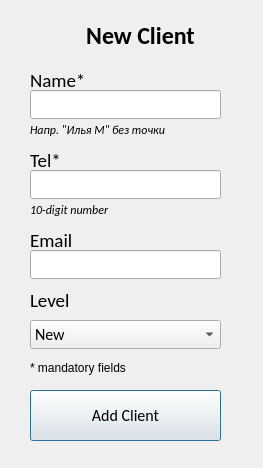
<?xml version="1.0" encoding="UTF-8"?>
<ui version="4.0">
 <class>Dialog</class>
 <widget class="QDialog" name="Dialog">
  <property name="geometry">
   <rect>
    <x>0</x>
    <y>0</y>
    <width>263</width>
    <height>468</height>
   </rect>
  </property>
  <property name="windowTitle">
   <string>Add a Client</string>
  </property>
  <widget class="QLabel" name="label1">
   <property name="geometry">
    <rect>
     <x>10</x>
     <y>20</y>
     <width>261</width>
     <height>31</height>
    </rect>
   </property>
   <property name="font">
    <font>
     <family>Calibri</family>
     <pointsize>18</pointsize>
     <weight>75</weight>
     <bold>true</bold>
     <underline>false</underline>
    </font>
   </property>
   <property name="text">
    <string>New Client</string>
   </property>
   <property name="alignment">
    <set>Qt::AlignCenter</set>
   </property>
  </widget>
  <widget class="QPushButton" name="button1">
   <property name="geometry">
    <rect>
     <x>30</x>
     <y>390</y>
     <width>191</width>
     <height>51</height>
    </rect>
   </property>
   <property name="font">
    <font>
     <family>Calibri</family>
     <pointsize>12</pointsize>
     <weight>50</weight>
     <bold>false</bold>
    </font>
   </property>
   <property name="text">
    <string>Add Client</string>
   </property>
  </widget>
  <widget class="QLineEdit" name="line_edit1">
   <property name="geometry">
    <rect>
     <x>30</x>
     <y>90</y>
     <width>191</width>
     <height>29</height>
    </rect>
   </property>
   <property name="font">
    <font>
     <family>Calibri</family>
     <pointsize>12</pointsize>
    </font>
   </property>
   <property name="text">
    <string extracomment="Напр. &quot;Саша П&quot;"/>
   </property>
  </widget>
  <widget class="QLineEdit" name="line_edit2">
   <property name="geometry">
    <rect>
     <x>30</x>
     <y>170</y>
     <width>191</width>
     <height>29</height>
    </rect>
   </property>
   <property name="font">
    <font>
     <family>Calibri</family>
     <pointsize>12</pointsize>
    </font>
   </property>
  </widget>
  <widget class="QLineEdit" name="line_edit3">
   <property name="geometry">
    <rect>
     <x>30</x>
     <y>250</y>
     <width>191</width>
     <height>29</height>
    </rect>
   </property>
   <property name="font">
    <font>
     <family>Calibri</family>
     <pointsize>12</pointsize>
    </font>
   </property>
  </widget>
  <widget class="QComboBox" name="combo_box1">
   <property name="geometry">
    <rect>
     <x>30</x>
     <y>320</y>
     <width>191</width>
     <height>29</height>
    </rect>
   </property>
   <property name="font">
    <font>
     <family>Calibri</family>
     <pointsize>12</pointsize>
    </font>
   </property>
   <property name="currentText">
    <string>New</string>
   </property>
   <item>
    <property name="text">
     <string>New</string>
    </property>
   </item>
   <item>
    <property name="text">
     <string>Regular</string>
    </property>
   </item>
   <item>
    <property name="text">
     <string>Premium</string>
    </property>
   </item>
   <item>
    <property name="text">
     <string>VIP</string>
    </property>
   </item>
  </widget>
  <widget class="QLabel" name="label2">
   <property name="geometry">
    <rect>
     <x>30</x>
     <y>70</y>
     <width>201</width>
     <height>20</height>
    </rect>
   </property>
   <property name="font">
    <font>
     <family>Calibri</family>
     <pointsize>14</pointsize>
    </font>
   </property>
   <property name="text">
    <string>Name*</string>
   </property>
  </widget>
  <widget class="QLabel" name="label2_2">
   <property name="geometry">
    <rect>
     <x>30</x>
     <y>150</y>
     <width>251</width>
     <height>20</height>
    </rect>
   </property>
   <property name="font">
    <font>
     <family>Calibri</family>
     <pointsize>14</pointsize>
    </font>
   </property>
   <property name="text">
    <string>Tel*</string>
   </property>
  </widget>
  <widget class="QLabel" name="label2_3">
   <property name="geometry">
    <rect>
     <x>30</x>
     <y>230</y>
     <width>221</width>
     <height>20</height>
    </rect>
   </property>
   <property name="font">
    <font>
     <family>Calibri</family>
     <pointsize>14</pointsize>
    </font>
   </property>
   <property name="text">
    <string>Email </string>
   </property>
  </widget>
  <widget class="QLabel" name="label2_4">
   <property name="geometry">
    <rect>
     <x>30</x>
     <y>290</y>
     <width>111</width>
     <height>20</height>
    </rect>
   </property>
   <property name="font">
    <font>
     <family>Calibri</family>
     <pointsize>14</pointsize>
    </font>
   </property>
   <property name="text">
    <string>Level</string>
   </property>
  </widget>
  <widget class="QLabel" name="label">
   <property name="geometry">
    <rect>
     <x>30</x>
     <y>360</y>
     <width>211</width>
     <height>16</height>
    </rect>
   </property>
   <property name="text">
    <string>* mandatory fields</string>
   </property>
  </widget>
  <widget class="QLabel" name="label11">
   <property name="geometry">
    <rect>
     <x>30</x>
     <y>120</y>
     <width>181</width>
     <height>20</height>
    </rect>
   </property>
   <property name="font">
    <font>
     <family>Calibri</family>
     <italic>true</italic>
    </font>
   </property>
   <property name="text">
    <string>Напр. &quot;Илья М&quot; без точки</string>
   </property>
  </widget>
  <widget class="QLabel" name="label11_2">
   <property name="geometry">
    <rect>
     <x>30</x>
     <y>200</y>
     <width>181</width>
     <height>20</height>
    </rect>
   </property>
   <property name="font">
    <font>
     <family>Calibri</family>
     <italic>true</italic>
    </font>
   </property>
   <property name="text">
    <string>10-digit number</string>
   </property>
  </widget>
 </widget>
 <resources/>
 <connections/>
</ui>
